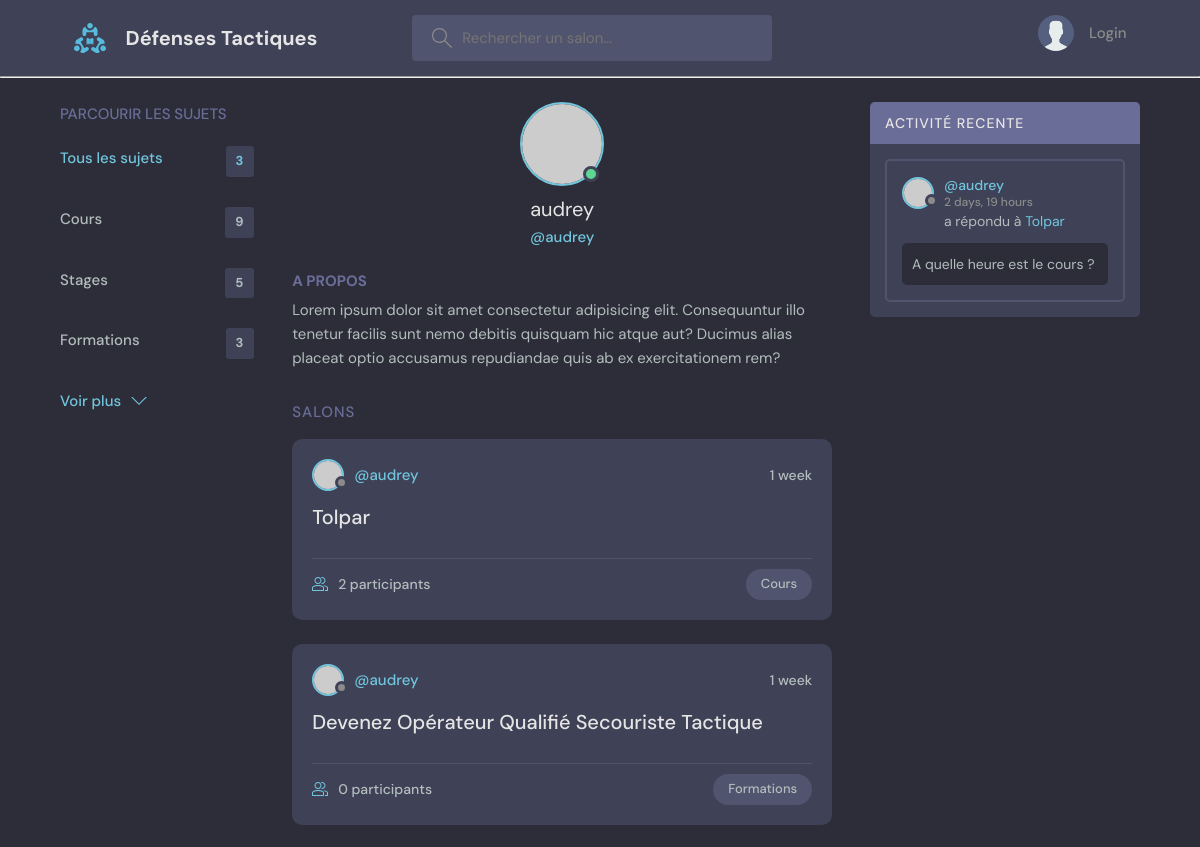
Before: /profile/1/ (upper part) with the older database file.
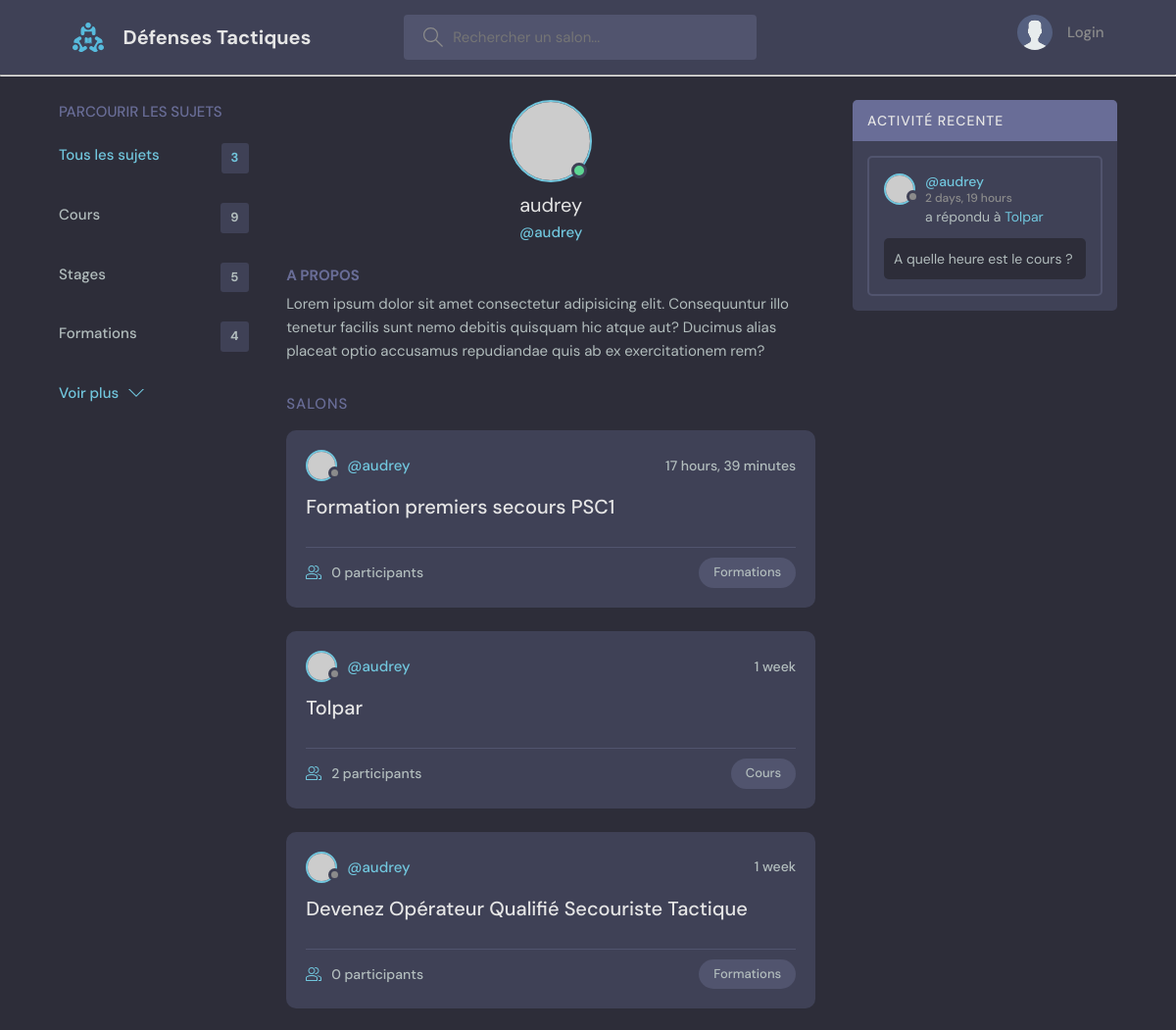
After: the same page with the newer database file.
### base/models.py (models this page shows, shortened)
class Topic(models.Model):
    name = models.CharField(max_length=200)

class Room(models.Model):
    host = models.ForeignKey(User, null=True, on_delete=models.SET_NULL)
    topic = models.ForeignKey(Topic, null=True, on_delete=models.SET_NULL)
    name = models.CharField(max_length=200)
    description = models.TextField(null=True, blank=True)
    participants = models.ManyToManyField(User, related_name='participants', blank=True)
    created = models.DateTimeField(auto_now_add=True)
    updated = models.DateTimeField(auto_now=True)
    class Meta:
        ordering = ['-updated', '-created']

class Message(models.Model):
    user = models.ForeignKey(User, on_delete=models.CASCADE)
    room = models.ForeignKey(Room, on_delete=models.CASCADE)
    body = models.TextField()
    created = models.DateTimeField(auto_now_add=True)
    updated = models.DateTimeField(auto_now=True)
    class Meta:
        ordering = ['-updated', '-created']

### base/views.py (the view)
# urls.py: path('profile/<str:pk>/', views.userProfile, name="user-profile"),
def userProfile(request, pk):
    user = User.objects.get(id=pk)
    rooms = user.room_set.all()
    room_messages = user.message_set.all()
    topics = Topic.objects.all()
    context = { 'user': user, 'rooms': rooms, 'room_messages': room_messages, 'topics' : topics }
    return render(request, 'base/profile.html', context)

### base/templates/base/profile.html (shortened to what this page needs)
{% extends 'main.html' %}
{% block content %}
  <main class="profile-page layout layout--3">
  <div class="container">
    {% include 'base/topics_component.html' %}
    <div class="roomList">
      <div class="profile">
        <div class="profile__avatar">
          <div class="avatar avatar--large active">
            <img src="https://randomuser.me/api/portraits/men/11.jpg" />
          </div>
        </div>
        <div class="profile__info">
          <h3>{{ user.username }}</h3>
          <p>@{{ user.username }}</p>
        </div>
        <div class="profile__about">
          <h3>A propos</h3>
          <p>
            Lorem ipsum dolor sit amet consectetur adipisicing elit. Consequuntur illo tenetur
            facilis sunt nemo debitis quisquam hic atque aut? Ducimus alias placeat optio
            accusamus repudiandae quis ab ex exercitationem rem?
          </p>
        </div>
      </div>
      <div class="roomList__header">
        <div>
          <h2>Salons</a>
          </h2>
        </div>
      </div>
      {% include 'base/feed_component.html' %}
    </div>
    {% include 'base/activity_component.html' %}
  </div>
</main>
{% endblock %}

### base/templates/base/topics_component.html
<div class="topics">
    <div class="topics__header">
      <h2>Parcourir les sujets</h2>
    </div>
    <ul class="topics__list">
      <li>
        <a href="{% url 'home' %}" class="active">Tous les sujets<span>{{ topics.count }}</span></a>
      </li>
      {% for topic in topics %}
          <li>
            <a href="{% url 'home' %}?q={{ topic.name }}">{{ topic.name }}<span>{{ topic.room_set.all.count }}</span></a>
          </li>
      {% endfor %}
    </ul>
    <a class="btn btn--link" href="{% url 'topics' %}">
      Voir plus
      <svg version="1.1" xmlns="http://www.w3.org/2000/svg" width="32" height="32" viewBox="0 0 32 32">
        <title>chevron-down</title>
        <path d="M16 21l-13-13h-3l16 16 16-16h-3l-13 13z"></path>
      </svg>
    </a>
</div>

### base/templates/base/feed_component.html (shortened to what this page needs)
{% for room in rooms %}
    <div class="roomListRoom">
      <div class="roomListRoom__header">
        <a href="{% url 'user-profile' room.host.id %}" class="roomListRoom__author">
          <div class="avatar avatar--small">
            <img src="https://randomuser.me/api/portraits/women/11.jpg" />
          </div>
          <span>@{{ room.host.username }}</span>
        </a>
        <div class="roomListRoom__actions">
          <span>{{ room.created|timesince }}</span>
        </div>
      </div>
      <div class="roomListRoom__content">
        <a href="{% url 'room' room.id %}">{{ room.name }}</a>
      </div>
      <div class="roomListRoom__meta">
        <a href="{% url 'room' room.id %}" class="roomListRoom__joined">
          {{ room.participants.all.count }} participants
        </a>
        <p class="roomListRoom__topic">{{ room.topic.name }}</p>
      </div>
    </div>
{% endfor %}

### base/templates/base/activity_component.html (shortened to what this page needs)
<div class="activities">
    <div class="activities__header">
      <h2>Activité recente</h2>
    </div>
    {% for message in room_messages %}
        <div class="activities__box">
            <div class="activities__boxHeader roomListRoom__header">
                <a href="{% url 'user-profile' message.user.id %}" class="roomListRoom__author">
                  <div class="avatar avatar--small">
                    <img src="https://randomuser.me/api/portraits/women/11.jpg" />
                  </div>
                  <p>
                    @{{ message.user }}
                    <span>{{ message.created | timesince }}</span>
                  </p>
                </a>
            </div>
            <div class="activities__boxContent">
                <p>a répondu à <a href="{% url 'room' message.room.id %}">{{ message.room.name }}</a></p>
                <div class="activities__boxRoomContent">
                  {{ message.body }}
                </div>
            </div>
        </div>
    {% endfor %}
</div>

Changed rows visible on the page:
computed for Topic "Formations": room_set.all.count "3" → "4"
added Room: host.username "audrey", created "17 hours, 39 minutes", name "Formation premiers secours PSC1", participants.all.count "0", topic.name "Formations"
